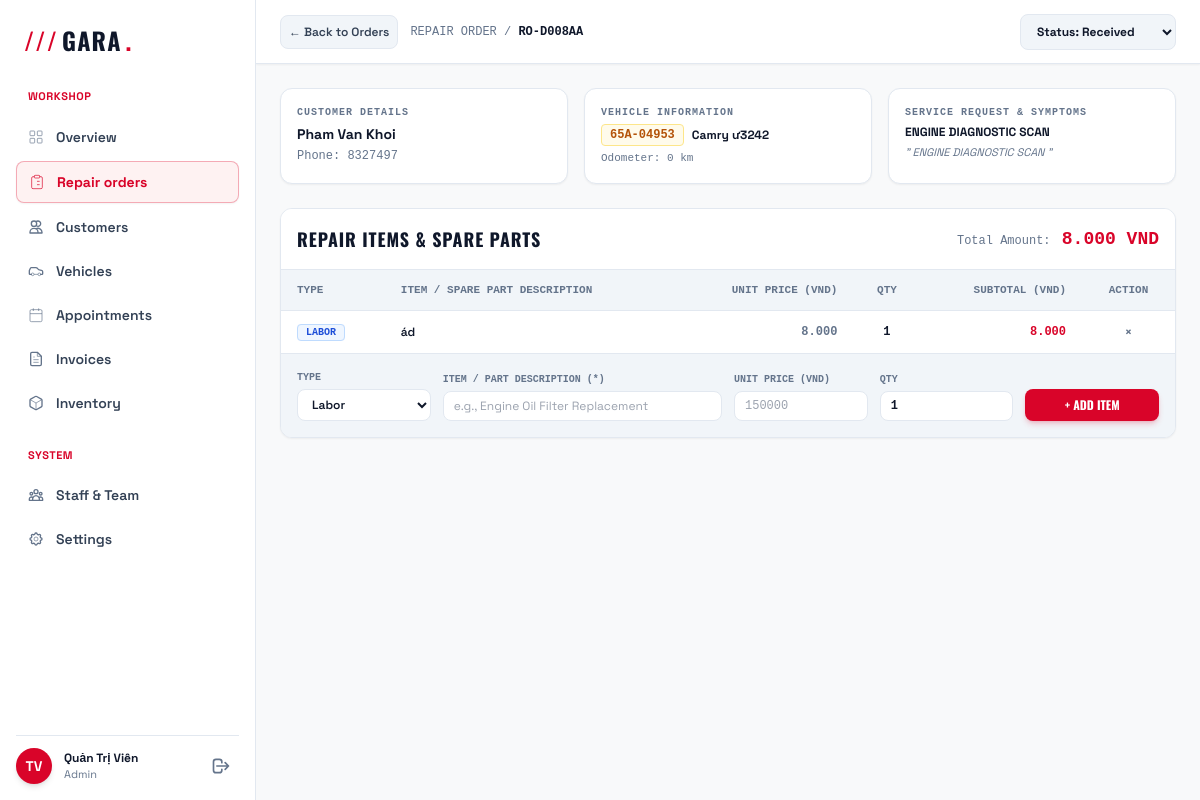
/repair_orders_detail.php?id=15 (signed in), run on the app's committed database.
### tables this page shows
CREATE TABLE `repair_orders` (
  `id` int(10) UNSIGNED NOT NULL,
  `order_code` varchar(20) NOT NULL COMMENT 'Mã phiếu công khai (VD: RO20261020-001)',
  `vehicle_id` int(10) UNSIGNED NOT NULL,
  `customer_id` int(11) DEFAULT NULL,
  `km_in` int(11) DEFAULT 0,
  `symptoms` text DEFAULT NULL,
  `note` text DEFAULT NULL,
  `appointment_id` int(10) UNSIGNED DEFAULT NULL,
  `receptionist_id` int(11) DEFAULT NULL,
  `technician_id` int(11) DEFAULT NULL,
  `assigned_to` int(10) UNSIGNED DEFAULT NULL COMMENT 'Thợ phụ trách',
  `received_at` datetime NOT NULL DEFAULT current_timestamp(),
  `odometer` int(10) UNSIGNED DEFAULT NULL,
  `customer_request` text NOT NULL COMMENT 'Yêu cầu sửa chữa của khách',
  `initial_condition` text DEFAULT NULL,
  `fuel_level` varchar(20) DEFAULT NULL,
  `intake_notes` text DEFAULT NULL,
  `service_type` varchar(50) DEFAULT 'repair',
  `expected_delivery` datetime DEFAULT NULL,
  `ev_notes` text DEFAULT NULL COMMENT 'Ghi chú pin/sạc cho xe điện',
  `estimated_cost` decimal(12,0) NOT NULL DEFAULT 0,
  `status` enum('received','diagnosing','repairing','inspecting','completed','delivered') NOT NULL DEFAULT 'received',
  `total_amount` decimal(15,2) NOT NULL DEFAULT 0.00,
  `discount_amount` decimal(15,2) NOT NULL DEFAULT 0.00,
  `final_amount` decimal(15,2) NOT NULL DEFAULT 0.00,
  `created_by` int(11) DEFAULT NULL,
  `is_stock_deducted` tinyint(1) NOT NULL DEFAULT 0 COMMENT '1 = đã trừ kho vật tư khi duyệt báo giá',
  `updated_at` datetime NOT NULL DEFAULT current_timestamp() ON UPDATE current_timestamp(),
  `created_at` datetime DEFAULT current_timestamp()
);

CREATE TABLE `customers` (
  `id` int(10) UNSIGNED NOT NULL,
  `full_name` varchar(100) NOT NULL,
  `phone` varchar(15) NOT NULL COMMENT 'Dùng tra cứu tiến độ công khai',
  `email` varchar(100) DEFAULT NULL,
  `address` varchar(255) DEFAULT NULL,
  `is_active` tinyint(1) NOT NULL DEFAULT 1 COMMENT '1 = hoạt động, 0 = xóa mềm',
  `created_at` datetime NOT NULL DEFAULT current_timestamp(),
  `updated_at` datetime NOT NULL DEFAULT current_timestamp() ON UPDATE current_timestamp()
);

CREATE TABLE `vehicles` (
  `id` int(10) UNSIGNED NOT NULL,
  `customer_id` int(10) UNSIGNED NOT NULL,
  `license_plate` varchar(15) NOT NULL,
  `brand` varchar(50) NOT NULL,
  `model` varchar(100) DEFAULT NULL,
  `vin` varchar(50) DEFAULT NULL,
  `year` smallint(5) UNSIGNED DEFAULT NULL COMMENT 'Năm sản xuất',
  `color` varchar(50) DEFAULT NULL,
  `vin_number` varchar(100) DEFAULT NULL,
  `engine_number` varchar(100) DEFAULT NULL,
  `is_ev` tinyint(1) DEFAULT 0,
  `engine_type` enum('gasoline','ev','hybrid') NOT NULL DEFAULT 'gasoline',
  `odometer` int(10) UNSIGNED NOT NULL DEFAULT 0 COMMENT 'Số km hiện tại',
  `is_active` tinyint(1) NOT NULL DEFAULT 1 COMMENT '1 = hoạt động, 0 = xóa mềm',
  `created_at` datetime NOT NULL DEFAULT current_timestamp(),
  `updated_at` datetime NOT NULL DEFAULT current_timestamp() ON UPDATE current_timestamp()
);

CREATE TABLE `repair_order_items` (
  `id` int(10) UNSIGNED NOT NULL,
  `repair_order_id` int(10) UNSIGNED NOT NULL,
  `item_type` enum('labor','part') NOT NULL DEFAULT 'labor',
  `item_name` varchar(255) NOT NULL,
  `unit_price` decimal(15,2) NOT NULL DEFAULT 0.00,
  `quantity` int(11) NOT NULL DEFAULT 1,
  `subtotal` decimal(15,2) NOT NULL DEFAULT 0.00,
  `created_at` datetime DEFAULT current_timestamp()
);

### repair_orders_detail.php (the view, shortened to what the rows shown need)
<?php
$orderId = (int)($_GET['id'] ?? 0);
$order = null;
$items = [];
try {
    $pdo = db();
    $stmt = $pdo->prepare("
        SELECT
            ro.*,
            v.license_plate, v.model AS vehicle_model, v.vin AS vin_number,
            c.full_name AS customer_name, c.phone AS customer_phone
        FROM repair_orders ro
        LEFT JOIN vehicles v ON ro.vehicle_id = v.id
        LEFT JOIN customers c ON (v.customer_id = c.id OR ro.customer_id = c.id)
        WHERE ro.id = ?
        LIMIT 1
    ");
    $stmt->execute([$orderId]);
    $order = $stmt->fetch(PDO::FETCH_ASSOC);
    $stmtItems = $pdo->prepare("SELECT * FROM repair_order_items WHERE repair_order_id = ? ORDER BY id ASC");
    $stmtItems->execute([$orderId]);
    $items = $stmtItems->fetchAll(PDO::FETCH_ASSOC);
} catch (PDOException $e) {
    die("Database Connection Error: " . $e->getMessage());
}
?>
<!DOCTYPE html>
<html lang="en">
<head>
    <script src="https://cdn.tailwindcss.com"></script>
</head>
<body class="bg-brand-bg text-brand-secondary font-sans antialiased h-screen overflow-hidden flex flex-col md:flex-row selection:bg-brand-red selection:text-white">
    <div class="flex-1 flex flex-col min-w-0 h-full overflow-hidden">
        <header class="h-16 bg-brand-surface border-b border-brand-border px-4 sm:px-6 flex items-center justify-between gap-4 shrink-0 shadow-sm">
            <div class="flex items-center gap-3">
                <span class="text-xs font-mono text-brand-muted hidden sm:inline">REPAIR ORDER / <span class="text-brand-dark font-bold"><?= htmlspecialchars($order['order_code']) ?></span></span>
            </div>
            <form action="src/modules/gara-management/api/orders/items.php" method="POST" class="flex items-center gap-2">
                <select name="status" onchange="this.form.submit()" class="bg-brand-surfaceAlt border border-brand-border text-xs text-brand-dark rounded-lg px-3 py-2 font-bold focus:outline-none focus:border-brand-red">
                    <option value="received" <?= $order['status'] === 'received' ? 'selected' : '' ?>>Status: Received</option>
                </select>
            </form>
        </header>
        <main class="flex-1 overflow-y-auto p-4 sm:p-6 space-y-6">
            <div class="grid grid-cols-1 md:grid-cols-3 gap-4">
                <div class="bg-brand-surface border border-brand-border rounded-xl p-4 shadow-sm">
                    <span class="text-[10px] font-mono text-brand-muted uppercase tracking-widest block mb-1 font-bold">CUSTOMER DETAILS</span>
                    <div class="text-sm font-bold text-brand-dark"><?= htmlspecialchars($order['customer_name'] ?: 'Guest Customer') ?></div>
                    <div class="text-xs font-mono text-brand-muted mt-1">Phone: <?= htmlspecialchars($order['customer_phone'] ?: 'N/A') ?></div>
                </div>
                <div class="bg-brand-surface border border-brand-border rounded-xl p-4 shadow-sm">
                    <span class="text-[10px] font-mono text-brand-muted uppercase tracking-widest block mb-1 font-bold">VEHICLE INFORMATION</span>
                    <div class="flex items-center gap-2">
                        <span class="font-mono font-bold text-amber-700 bg-amber-50 border border-amber-200 px-2 py-0.5 rounded text-xs"><?= htmlspecialchars($order['license_plate'] ?: 'N/A') ?></span>
                        <span class="text-xs font-bold text-brand-dark"><?= htmlspecialchars($order['vehicle_model'] ?: 'Unknown Model') ?></span>
                    </div>
                    <div class="text-[11px] font-mono text-brand-muted mt-1">Odometer: <?= number_format($order['km_in'] ?? 0) ?> km</div>
                </div>
                <div class="bg-brand-surface border border-brand-border rounded-xl p-4 shadow-sm">
                    <span class="text-[10px] font-mono text-brand-muted uppercase tracking-widest block mb-1 font-bold">SERVICE REQUEST &amp; SYMPTOMS</span>
                    <div class="text-xs text-brand-dark font-bold"><?= htmlspecialchars($order['service_type'] ?? 'General Repair Service') ?></div>
                    <div class="text-[11px] text-brand-muted italic mt-1 line-clamp-2">" <?= htmlspecialchars($order['symptoms'] ?: ($order['customer_request'] ?: 'No notes provided')) ?> "</div>
                </div>
            </div>
            <div class="bg-brand-surface border border-brand-border rounded-xl overflow-hidden shadow-sm">
                <div class="p-4 border-b border-brand-border flex items-center justify-between bg-brand-surface">
                    <span class="text-xs font-mono text-brand-muted">Total Amount: <strong class="text-brand-red text-lg font-bold font-mono ml-1"><?= number_format($order['total_amount'] ?? 0, 0, ',', '.') ?> VND</strong></span>
                </div>
                <div class="overflow-x-auto">
                    <table class="w-full text-left text-xs text-brand-secondary border-collapse">
                        <thead class="bg-brand-surfaceAlt text-brand-muted font-bold font-mono uppercase text-[11px] border-b border-brand-border">
                            <tr>
                                <th class="px-4 py-3">TYPE</th>
                                <th class="px-4 py-3">ITEM / SPARE PART DESCRIPTION</th>
                                <th class="px-4 py-3 text-right">UNIT PRICE (VND)</th>
                                <th class="px-4 py-3 text-center">QTY</th>
                                <th class="px-4 py-3 text-right">SUBTOTAL (VND)</th>
                                <th class="px-4 py-3 text-center">ACTION</th>
                            </tr>
                        </thead>
                        <tbody class="divide-y divide-brand-border">
                            <?php if (empty($items)): ?>
                                <tr>
                                    <td colspan="6" class="px-4 py-8 text-center text-brand-muted font-mono">No labor charges or spare parts added to this order yet.</td>
                                </tr>
                            <?php else: ?>
                                <?php foreach ($items as $it): ?>
                                    <tr class="hover:bg-slate-50 transition">
                                        <td class="px-4 py-3">
                                            <?php if ($it['item_type'] === 'labor'): ?>
                                                <span class="bg-blue-50 text-blue-700 border border-blue-200 px-2 py-0.5 rounded text-[10px] font-bold font-mono uppercase">Labor</span>
                                            <?php else: ?>
                                                <span class="bg-amber-50 text-amber-700 border border-amber-200 px-2 py-0.5 rounded text-[10px] font-bold font-mono uppercase">Spare Part</span>
                                            <?php endif; ?>
                                        </td>
                                        <td class="px-4 py-3 font-semibold text-brand-dark"><?= htmlspecialchars($it['item_name']) ?></td>
                                        <td class="px-4 py-3 text-right font-mono text-brand-muted font-semibold"><?= number_format($it['unit_price'], 0, ',', '.') ?></td>
                                        <td class="px-4 py-3 text-center font-mono font-bold text-brand-dark"><?= $it['quantity'] ?></td>
                                        <td class="px-4 py-3 text-right font-mono font-bold text-brand-red"><?= number_format($it['subtotal'], 0, ',', '.') ?></td>
                                        <td class="px-4 py-3 text-center">
                                            <a href="src/modules/gara-management/api/orders/items.php?action=delete&item_id=<?= $it['id'] ?>&repair_order_id=<?= $order['id'] ?>"
                                               onclick="return confirm('Remove this repair item?')"
                                               class="text-brand-muted hover:text-brand-red p-1 transition font-bold" title="Delete Item">&times;</a>
                                        </td>
                                    </tr>
                                <?php endforeach; ?>
                            <?php endif; ?>
                        </tbody>
                    </table>
                </div>
            </div>
        </main>
    </div>
</body>
</html>

### data on the page
repair_orders: order_code "RO-D008AA", status "Status: Received", customer.full_name "Pham Van Khoi", customer.phone "8327497", vehicle.license_plate "65A-04953", vehicle.model "Camry ư3242", km_in "0", service_type "ENGINE DIAGNOSTIC SCAN", customer_request "ENGINE DIAGNOSTIC SCAN", total_amount "8.000"
repair_order_items: item_type "LABOR", item_name "ád", unit_price "8.000", quantity "1", subtotal "8.000"

### other printed values
$initials "TV"
$userName "Quản Trị Viên"
$userRole "Admin"
